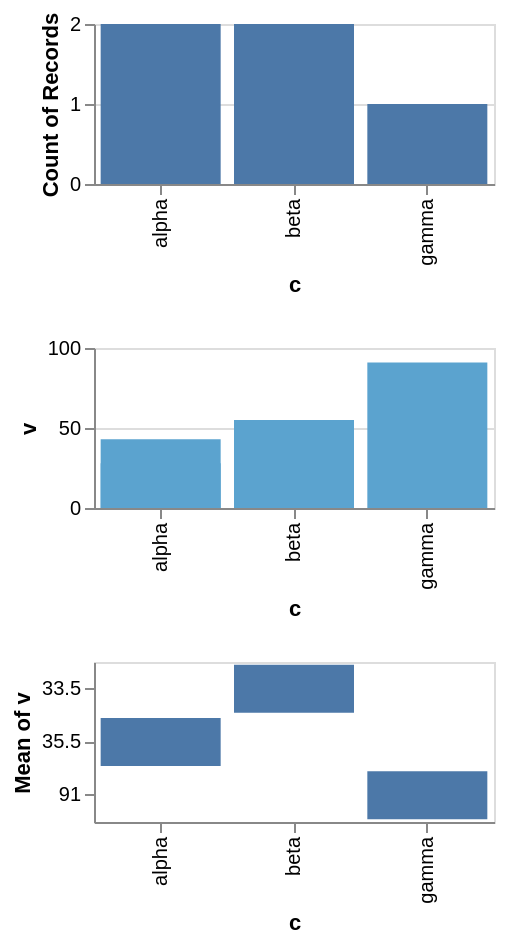

Vega-Lite specification for this chart:
### Vega-Lite specification from a JSON file in a GitHub repository (floating-point values rounded to 4 significant figures)
{"$schema": "https://vega.github.io/schema/vega-lite/v6.json", "description": "A counting aggregate answers with a number, whatever the column it counted was. `count`, `distinct`, `valid` and `missing` reduce a group to a tally, so a `type` the chart stated is about the wrong thing — it describes the column going in where what comes out is a count — and upstream overrides it and says so: `if (type !== 'quantitative') { if (isCountingAggregateOp(aggregate)) { log.warn(…); fieldDef.type = 'quantitative'; } }`. Left as stated, the channel keeps a band or an ordinal scale where upstream builds a linear one, and everything hung off that scale follows it: the first row's counts run along a linear axis rather than sitting in a band apiece, and the second row's colours run along a continuous ramp rather than being handed out one per category. That row draws **no legend**, and not because one would be wrong: the legend a linear colour scale earns is a gradient, and a gradient here is rendered with a single colour stop where upstream samples twenty-one. The Vega this compiler emits for it is byte-for-byte upstream's — the specification gate compares exactly that — so the defect is in the runtime that draws the specification, not in the rule this fixture is about, and it is left for a fixture of its own at the Vega level where it belongs. A narrow domain alone does not cause it, nor an aggregated one, nor a gradient inside a concatenation; each was tried on its own and drew correctly. The third row is the distinction that makes this a rule rather than a coincidence — a `mean` is *not* a counting aggregate, so the nominal type it was given stands, band scale and all. Only those four operations, and only over a type the chart actually stated: where none is stated the inference already answers quantitative for any aggregate at all, which is why the two agreed everywhere until a chart said otherwise.", "data": {"values": [{"c": "alpha", "k": "one", "v": 28}, {"c": "beta", "k": "two", "v": 55}, {"c": "alpha", "k": "one", "v": 43}, {"c": "gamma", "k": "two", "v": 91}, {"c": "beta", "k": "three", "v": 12}]}, "vconcat": [{"width": 200, "height": 80, "mark": "bar", "encoding": {"x": {"field": "c", "type": "nominal"}, "y": {"field": "k", "type": "nominal", "aggregate": "count"}}}, {"width": 200, "height": 80, "mark": "bar", "encoding": {"x": {"field": "c", "type": "nominal"}, "y": {"field": "v", "type": "quantitative"}, "color": {"field": "k", "type": "nominal", "aggregate": "distinct", "legend": null}}}, {"width": 200, "height": 80, "mark": "bar", "encoding": {"x": {"field": "c", "type": "nominal"}, "y": {"field": "v", "type": "nominal", "aggregate": "mean"}}}]}
